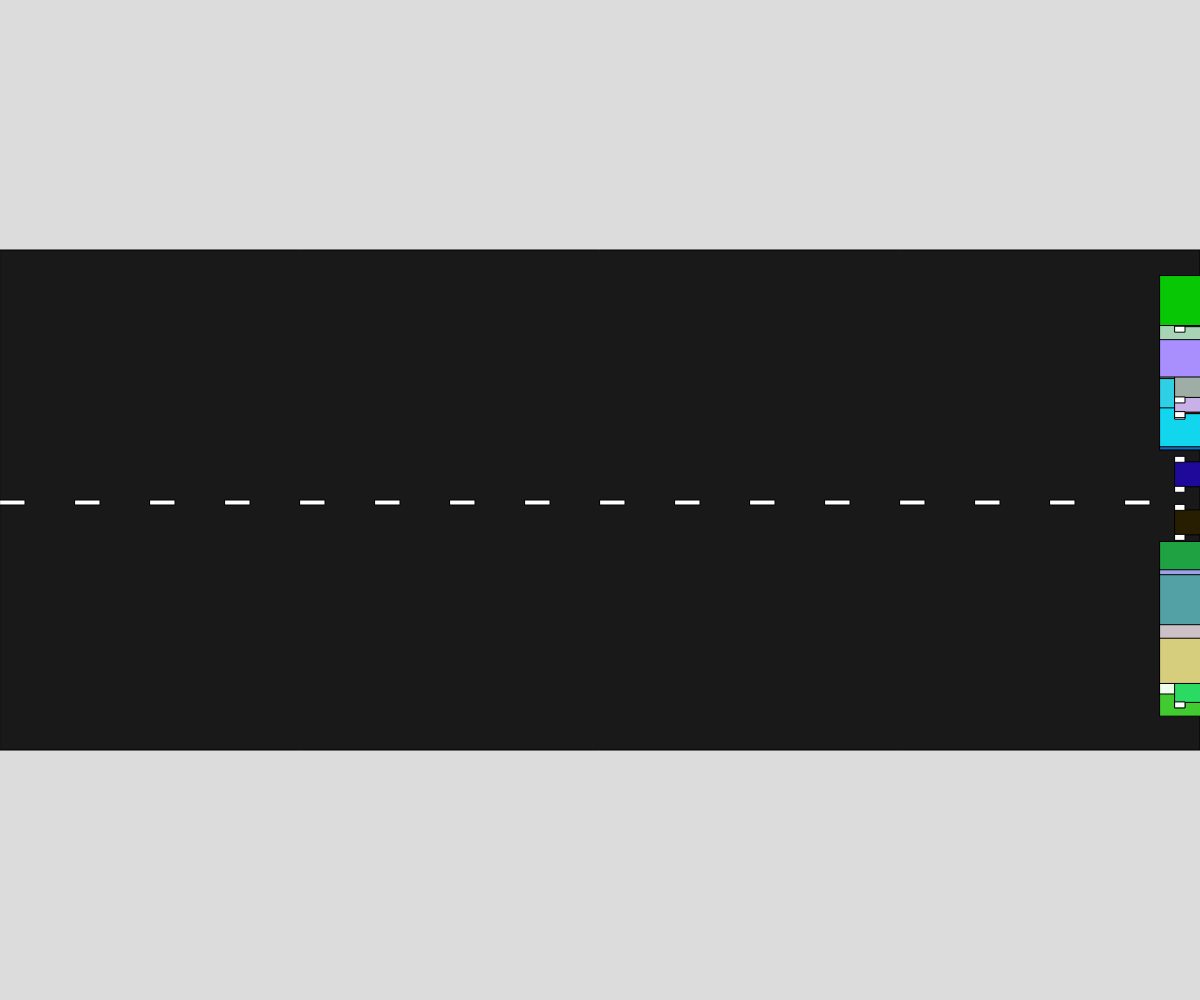
Frame 1 (no input)
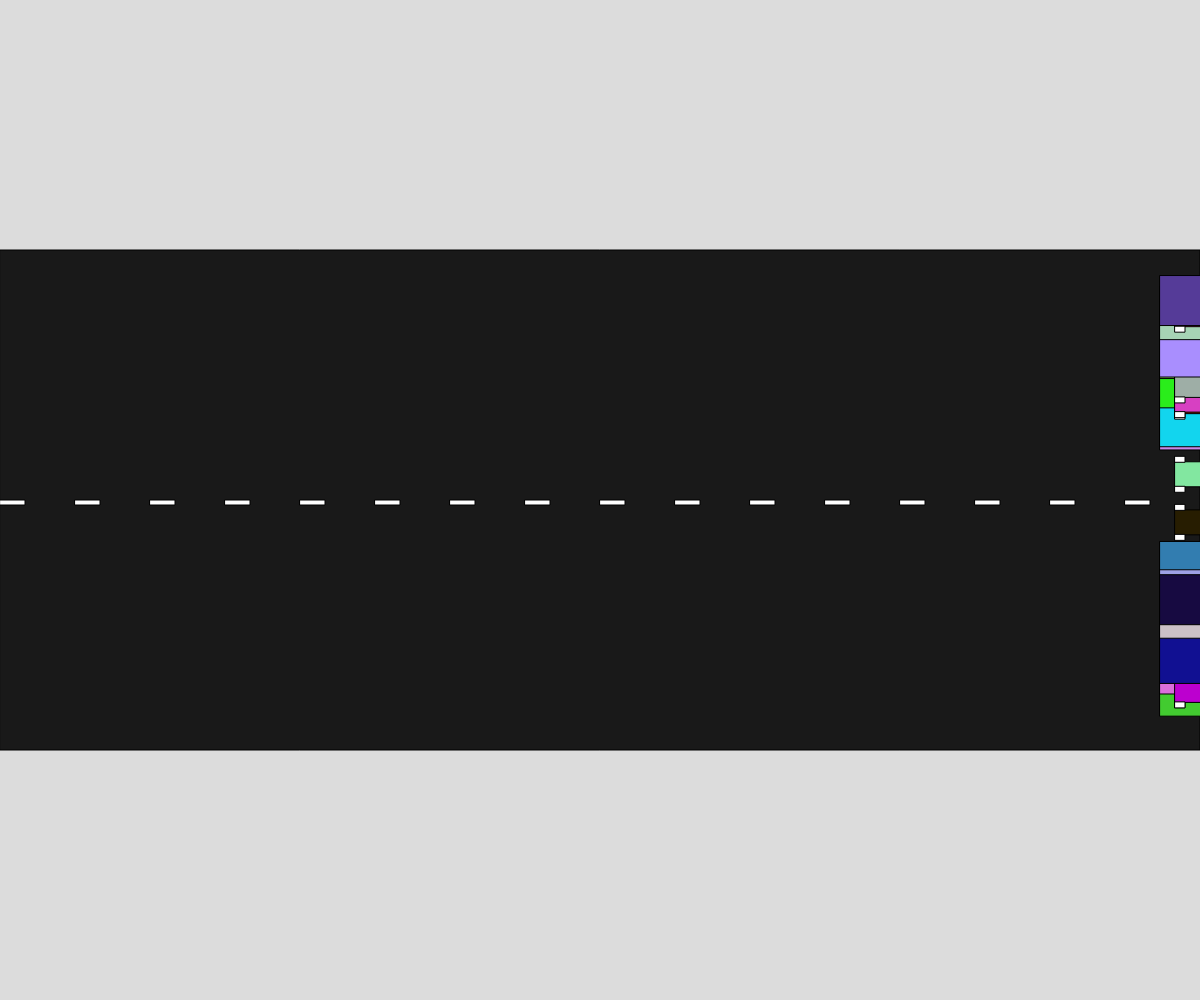
Frame 60 (no input)
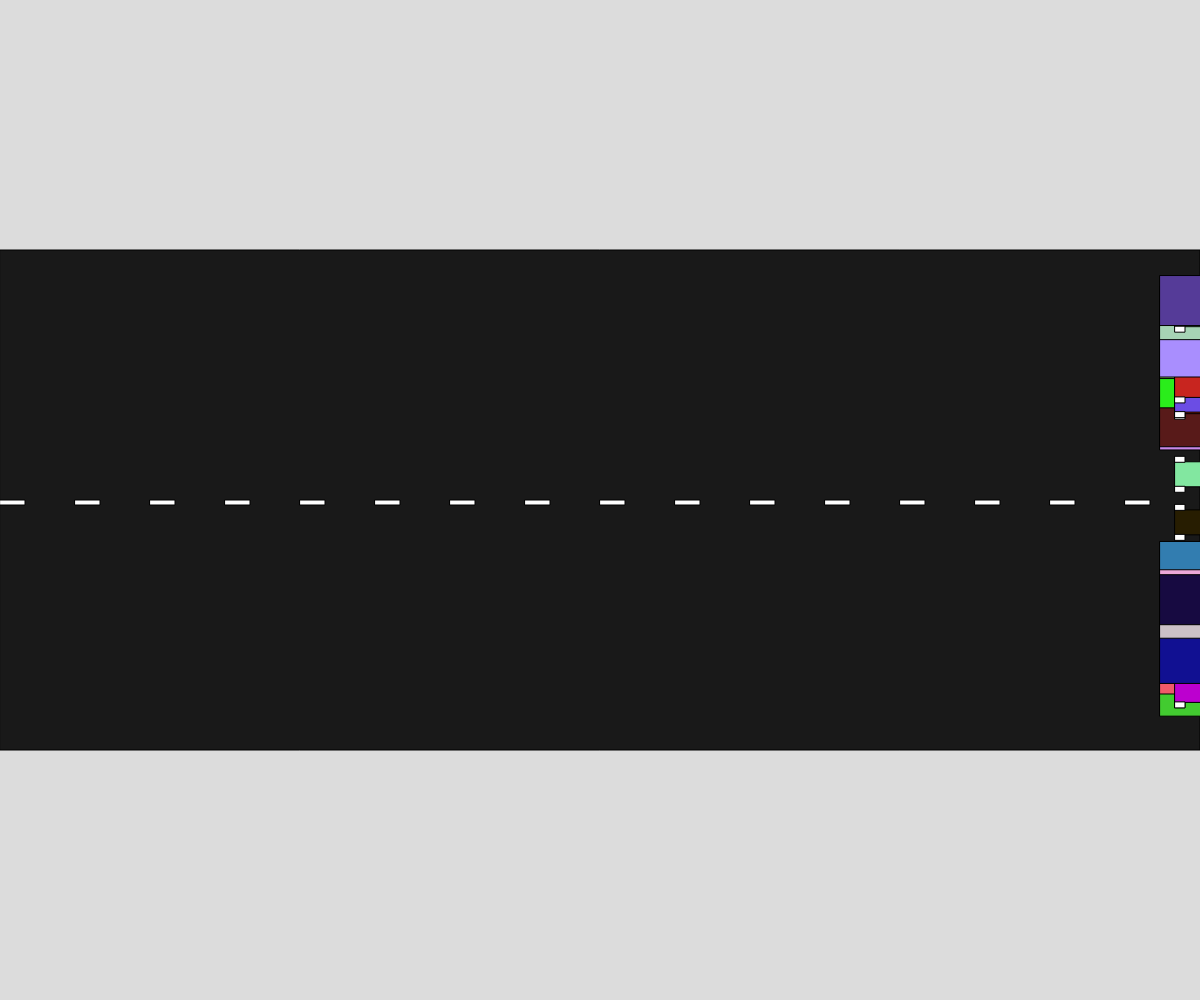
Frame 120 (the mouse pressed at the canvas centre since frame 60)

The p5.js sketch that drew these frames (run headless with seeded random() and noise() and a simulated clock; from frame 60 on, the mouse is pressed at the canvas centre):

// p5.js sketch
// ── sketch.js
// Cars Cars Cars!
// Sai
// oct 18 2024

//setting local varibles
let eastbound = [];
let westbound = [];

//no comments

function setup() {
  createCanvas(windowWidth, windowHeight);
  //adding car to the top
  for(let i = 0; i < 20; i++){
    eastbound.push(new Vehicle(width,random(height/2 - 20, height/2 - 200),int(random(0,2)),0,color(random(0,255),random(0,255),random(0,255))));
  }
  //adding cars to the bottem
  for(let i = 0; i < 20; i++){
    westbound.push(new Vehicle(width,random(height/2 + 20, height/2 + 200),int(random(0,2)),1,color(random(0,255),random(0,255),random(0,255))));
  }
}


function draw() {
  background(220);
  //drawing the road
  drawRoad();
  //drawing the cars
  for(let car of eastbound){
    car.action();
  }
  for(let car of westbound){
    car.action();
  }
}


function drawRoad(){
  let lineSpace = 75;
  //drawing the main road
  fill(25);
  rectMode(CENTER);
  rect(width/2,height/2,windowWidth,500);
  //drawing the white lines
  fill(255);
  rectMode(CORNER);
  for(let w = 0; w < width; w += lineSpace){
    rect(w,height/2, 25, 5);
  }
}

function mouseClicked(){
  if(keyIsPressed && keyCode === SHIFT){
    eastbound.push(new Vehicle(width,random(height/2 - 20, height/2 - 200),int(random(0,2)),0,color(random(0,255),random(0,255),random(0,255))));
  }
  else{
    westbound.push(new Vehicle(width,random(height/2 + 20, height/2 + 200),int(random(0,2)),1,color(random(0,255),random(0,255),random(0,255))));
  }
}

class Vehicle{
  constructor(x,y,type,d,c){
    this.type = type; // type of car
    this.xs = 1; // speed
    this.x = x;  //x position
    this.y = y;  // y position
    this.d = d; // direction
    this.chance;
    this.c = c; // color
    this.trafficLight = 0;
    this.f = frameCount;
  }

  drawCar(){
    //drawing body of car
    rectMode(CENTER);
    fill(this.c);
    rect(this.x, this.y, 50, 25);
    //wheels
    fill(255);
    rect(this.x - 20, this.y - 15, 10, 6);
    rect(this.x - 20, this.y + 15, 10, 6);
    rect(this.x + 20, this.y + 15, 10, 6);
    rect(this.x + 20, this.y - 15, 10, 6);
  }


  drawTruck(){
    rectMode(CENTER);
    fill(this.c);
    rect(this.x, this.y, 80, 50);
    rect(this.x + 40, this.y, 25, 50);
  }
  
  display(){
    //picking the type of car
    if(this.type === 0){
      this.drawCar();
    }
    if(this.type === 1){
      this.drawTruck();
    }
  }

  
  move(){
    if(this.t === 0){
      //moving the car
      if(this.d === 1){
        this.x = this.x - (this.xs + int(random(1,5)));
      }
      else{
        this.x = this.x + (this.xs + int(random(1,5)));
      }
    }
    
    //wrap around code
    if(this.x < 0){
      this.x += width;
    }
    if(this.x > width){
      this.x -= width;
    }
  }

  
  speedUp(){

    if(this.d === 0){
      if(this.xs >= 15){
        this.xs - 1;
      }
      else{
        this.xs = this.xs + 15;
      }
    }
    else{
      if(this.xs <= 15){ 
        this.xs + 1;
      }
      else{
        this.xs = this.xs - 15;
      }
    }
  }


  speedDown(){
    //cars on top
    if(this.d === 0){
      if(this.xs <= 15){
        this.xs + 1;
      }
      else{
        this.xs = this.xs - 15;
      }
    }

    else{
      //cars on bottem
      if(this.xs >= 15){ 
        this.xs - 1;
      }
      else{
        this.xs = this.xs + 15;
      }
    }
  }

  changeColor(){
    this.c = color(random(0,255),random(0,255),random(0,255));
  }


  action(){
    //how the car functions
    this.display();
    this.move();
    this.chance = int(random(0,100));
    //fast
    if(this.chance === 1){
      this.speedUp();
    }
    //slow
    if(this.chance === 2){
      this.speedDown();
    }
    //color
    if(this.chance === 3){
      this.changeColor();
    }
    if(this.f === 150){
      this.trafficLight = 1;
      this.f = 0;
      if(this.f === 120){
        this.trafficLight = 0;
      }
    }
  }
}
